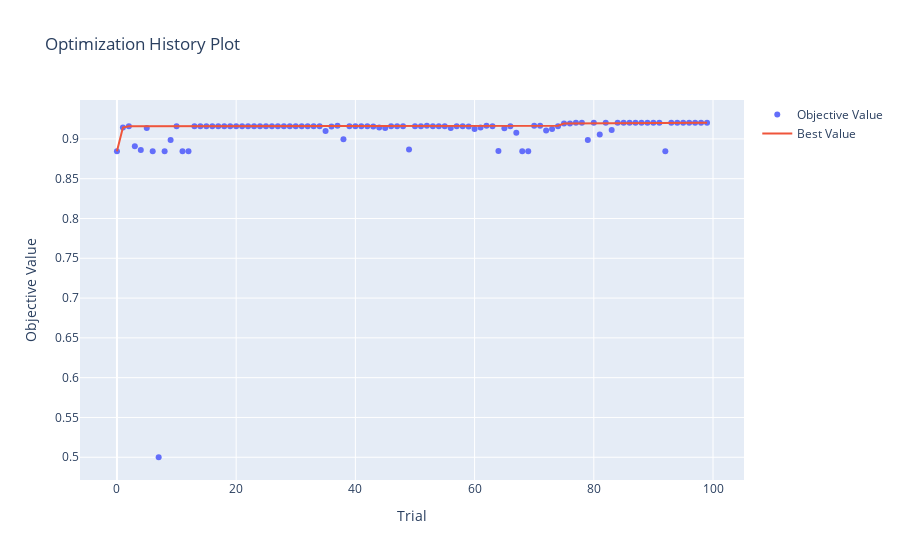

Notebook code for this chart:
### Code cell
# Visualizing optimization
optuna.visualization.plot_optimization_history(study)
